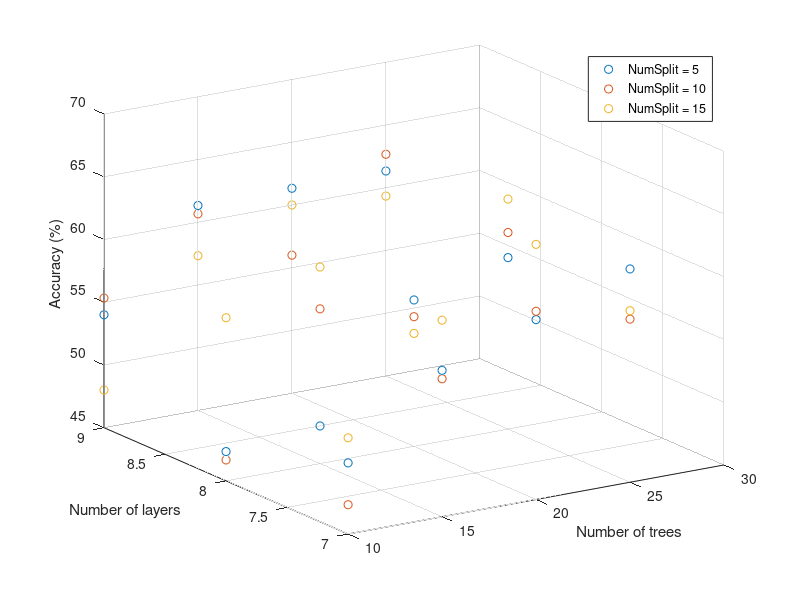

Here is the MATLAB script that generated this plot:
load('Accuracy_randomfull.mat')
k=1;

for i=[5 10 15]
    Fct{k} = []
    for j = 1:length(AccTot)
        if AccTot(j,3) == i;
            Fct{k} = [Fct{k}; AccTot(j,:)];
        end
    end
    k = k+1;
end

hFig = figure();
set(gcf, 'Color', 'White')
axh = axes('Parent', hFig);
hold(axh, 'all');
h1 = scatter3(Fct{1}(:,1),Fct{1}(:,2),Fct{1}(:,4));
h2 = scatter3(Fct{2}(:,1),Fct{2}(:,2),Fct{2}(:,4));
h3 = scatter3(Fct{3}(:,1),Fct{3}(:,2),Fct{3}(:,4));
view(axh, -33, 22);
grid(axh, 'on');
legend(axh, [h1, h2, h3], {"NumSplit = 5","NumSplit = 10","NumSplit = 15"});
xlabel('Number of trees');
ylabel('Number of layers');
zlabel('Accuracy (%)');